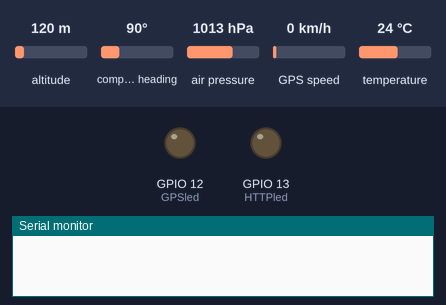
Recording of a sketch running on a simulated ESP32. On the bench: output pins drawn as LEDs (lit = HIGH), the last lines printed to the serial monitor. The test bench sets the inputs (shaded band); at power-on: altitude 120 m, compass heading 90°, air pressure 1013 hPa, GPS speed 0 km/h, temperature 24 °C. WiFi joins after 1.5 s; servers stay silent unless stated; uploads are accepted with an empty reply; the GPS gets a fix after 3 s at 37.7749, -122.4194 with 8 satellites.

Above: at 0.1 s.
At 2.3 s:
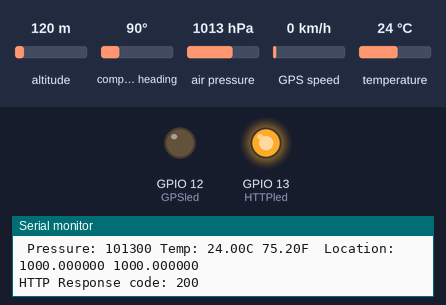
At 63.1 s:
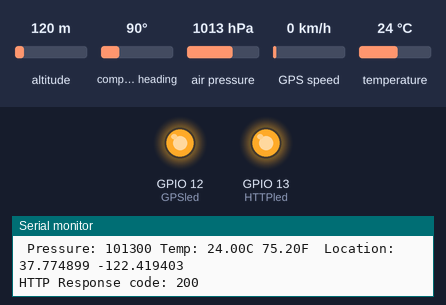
At 126.0 s:
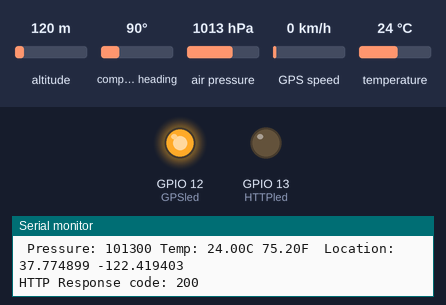
Timing chart, 0 to 127.5 s (numbered marks = the images above):
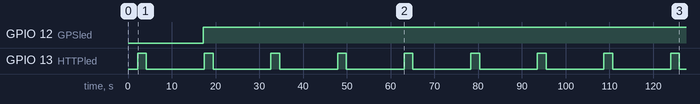

The sketch:

TempPressGpsPost.ino
```cpp
#include <TinyGPS.h> // Gps Library
#include <WiFi.h> //Wifi Library for local Demo connection
#include <HTTPClient.h>  //Http Module for API connection
#include <WiFiClientSecure.h> //Https module for Secure API Connection
#include <Wire.h>
#include "SparkFunBME280.h"   //Zip Library for GY-BM ME/PM 280

BME280 mySensorA; //Uses default I2C address 0x77
BME280 mySensorB; //Uses I2C address 0x76 (jumper closed)

// Debug LEDs
const int HTTPled = 13;
const int GPSled = 12;

// WiFi Connection (For Local Demo)
const char* ssid = "psvm";
const char* password = "password";

// GPS and HTTP initialization
TinyGPS gps;
WiFiClientSecure client;  // Use WiFiClientSecure for HTTPS
HardwareSerial gpsSerial(1);

void setup() {
  Serial.begin(115200); // Serial Baud rate
  pinMode(HTTPled, OUTPUT);
  pinMode(GPSled, OUTPUT);

  // GPS and WiFi Ready State
  gpsSerial.begin(9600, SERIAL_8N1, 33, 32);
  WiFi.begin(ssid, password);

  // WiFi Connection procedure
  while (WiFi.status() != WL_CONNECTED) {
    delay(1000);
    Serial.println("Connecting to WiFi...");
  }

  Serial.println("Connected to WiFi");

  // Disable certificates for Testing Purpose
  client.setInsecure();

  // I2C connection for Temperature/Pressure Sensor
  Wire.begin();
  mySensorA.setI2CAddress(0x77); // The default for the SparkFun Environmental Combo board is 0x77 (jumper open).
  mySensorB.setI2CAddress(0x76); // Connect to a second sensor
  if (mySensorB.beginI2C() == false) Serial.println("Sensor B connect failed");
}

void loop() {
  // Global Variables for GPS data
  float latitude, longitude;
  unsigned long fix_age;

  // GPS Data Retrieval
  while (gpsSerial.available()) {
      char c = gpsSerial.read();
      gps.encode(c); // Encode each character
  }

  gps.f_get_position(&latitude, &longitude, &fix_age);

  // Check if valid GPS data has been obtained
  if (fix_age == TinyGPS::GPS_INVALID_AGE) {
      digitalWrite(GPSled, LOW);
  } else {
      digitalWrite(GPSled, HIGH);
  }


  // Store Pressure
  float pressure = mySensorB.readFloatPressure();

  // Store Temp in C and F
  float tempC = mySensorB.readTempC();
  float tempF = mySensorB.readTempF();

  Serial.print(" Pressure: ");
  Serial.print(pressure, 0);
  Serial.print(" Temp: ");
  Serial.print(tempC, 2);
  Serial.print("C ");
  Serial.print(tempF, 2);
  Serial.print("F ");
  Serial.print(" Location: ");
  Serial.print(latitude, 6);
  Serial.print(" ");
  Serial.print(longitude, 6);
  Serial.println();

  // HTTP post function to send JSON data to Express Server
  if (WiFi.status() == WL_CONNECTED) {
    HTTPClient http;
    String serverUrl = "https://thick-mice-add.loca.lt/api/gps-data";
    http.begin(client, serverUrl);  // Begin HTTP connection to server
    http.addHeader("Content-Type", "application/json");  // Set HTTP headers
    http.setTimeout(10000);  // Set timeout to 10 seconds (adjust as needed)

    // Prepare JSON data with latitude, longitude, temperature, and pressure
    String httpRequestData = "{\"latitude\":\"" + String(latitude, 6) + "\",\"longitude\":\"" + String(longitude, 6) + "\",\"temperatureC\":\"" + String(tempC, 2) + "\",\"temperatureF\":\"" + String(tempF, 2) + "\",\"pressure\":\"" + String(pressure, 0) + "\"}";

    // Send HTTP POST request with JSON data
    int httpResponseCode = http.POST(httpRequestData);

    // Check for redirection (if necessary, handle it)
    if (httpResponseCode == HTTP_CODE_TEMPORARY_REDIRECT) {
      String newUrl = http.header("Location");  // Get redirected URL from the 'Location' header
      Serial.print("Redirected to: ");
      Serial.println(newUrl);
      http.end();  // Close current connection

      // Begin new connection to the redirected URL
      http.begin(client, newUrl);
      http.addHeader("Content-Type", "application/json");  // Ensure headers are set for new request
      httpResponseCode = http.POST(httpRequestData);  // Send POST request to new URL
    }

    // Process HTTP response
    if (httpResponseCode > 0) {
      digitalWrite(HTTPled, HIGH);
      String response = http.getString();  // Get response from server
      Serial.print("HTTP Response code: ");
      Serial.println(httpResponseCode);  // Print HTTP response code
      Serial.println(response);  // Print server response
    } else {
      digitalWrite(HTTPled, LOW);
      Serial.print("Error on sending POST: ");
      Serial.println(http.errorToString(httpResponseCode).c_str());  // Print HTTP error code if POST request fails
    }

    http.end();  // End HTTP connection
    delay(2000);
    digitalWrite(HTTPled, LOW);
    delay(13000); // Delay for 10 seconds before sending the next request
  }
}
```

Measured:
- by itself, GPIO 12 (GPSled): LOW → HIGH at 17.2 s
- by itself, GPIO 13 (HTTPled): alternates HIGH for 2.0 s and LOW for 13.2 s
